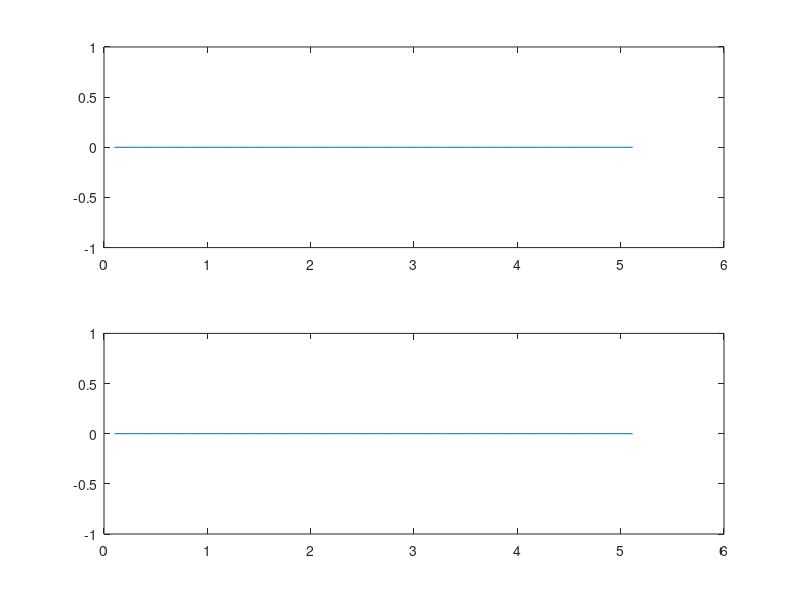

Recreate this plot in MATLAB.

data = csvread('user_data.txt');

time = data(1:end,1);

alpha = data(1:end,2);

beta = data(1:end,3);

figure
subplot(2,1,1);
plot(time,alpha)
subplot(2,1,2);
plot(time,beta)

max_angle_left = max(alpha);
max_angle_right = min(alpha);
max_angle_forward = max(beta);
max_angle_backward = min(beta);


